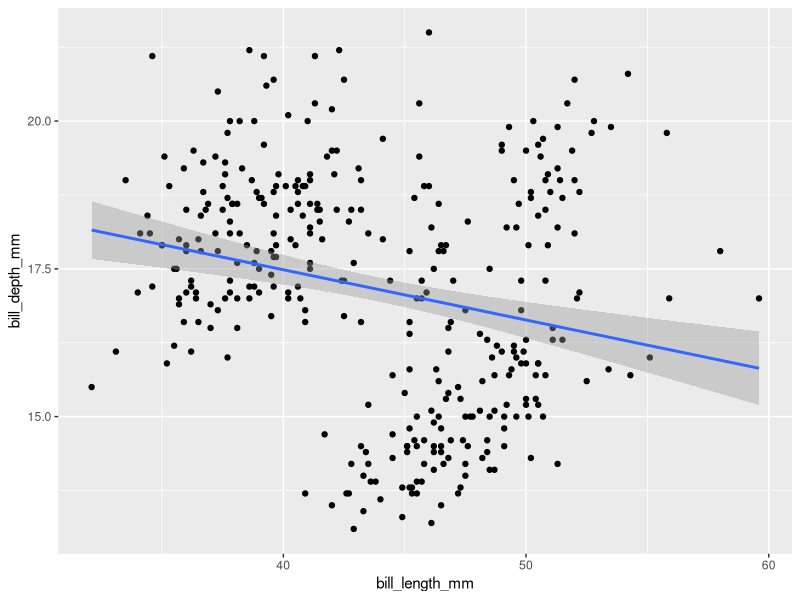
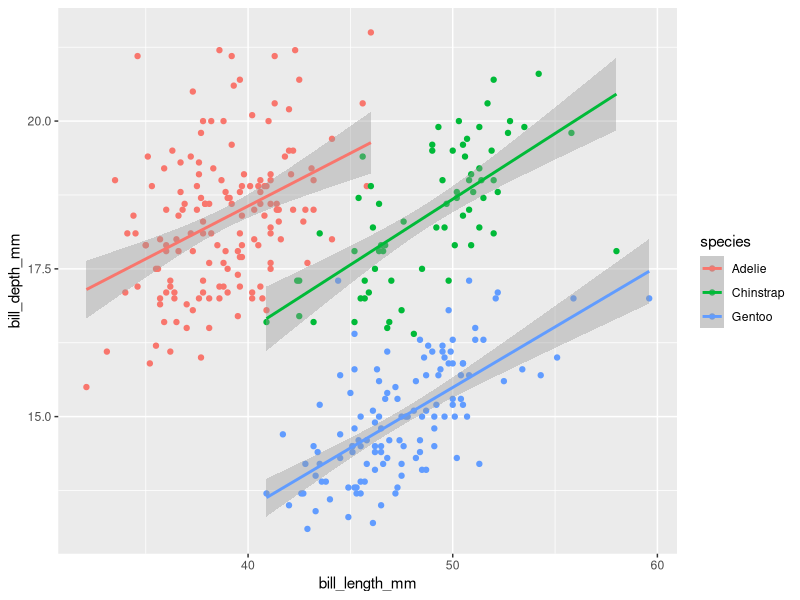
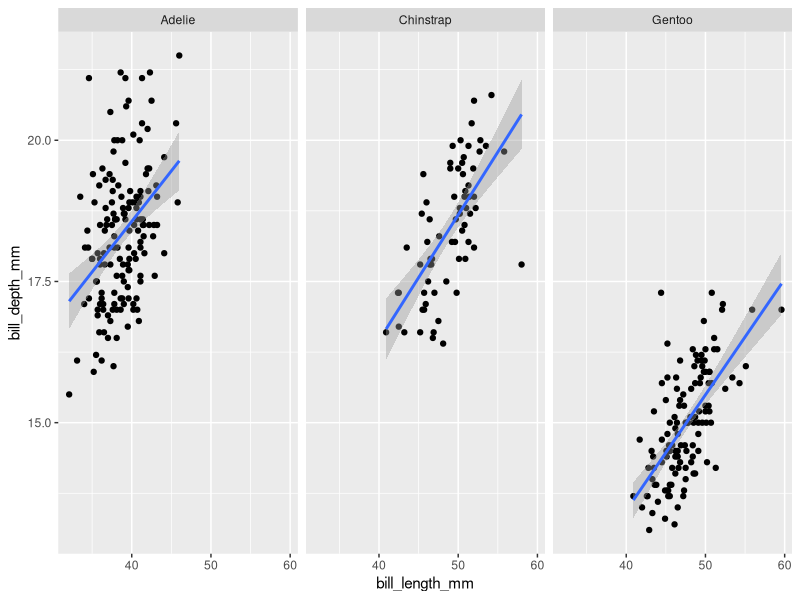
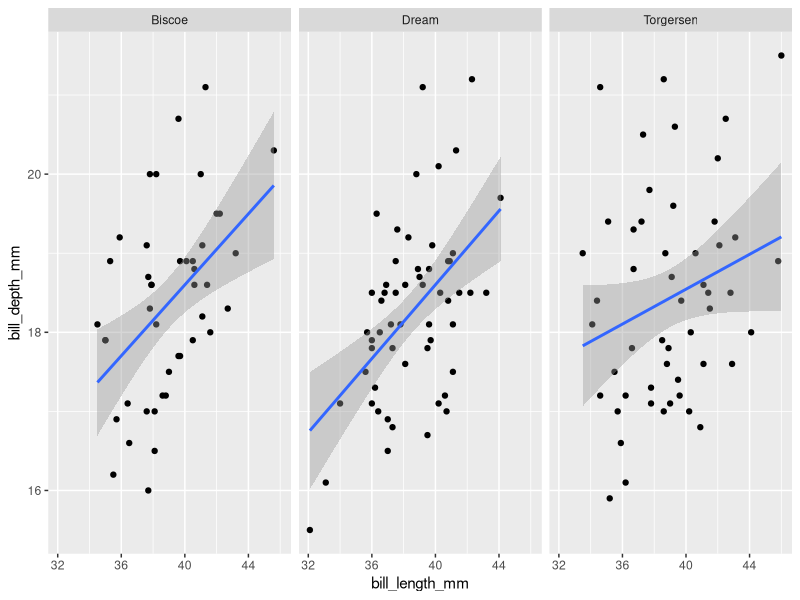
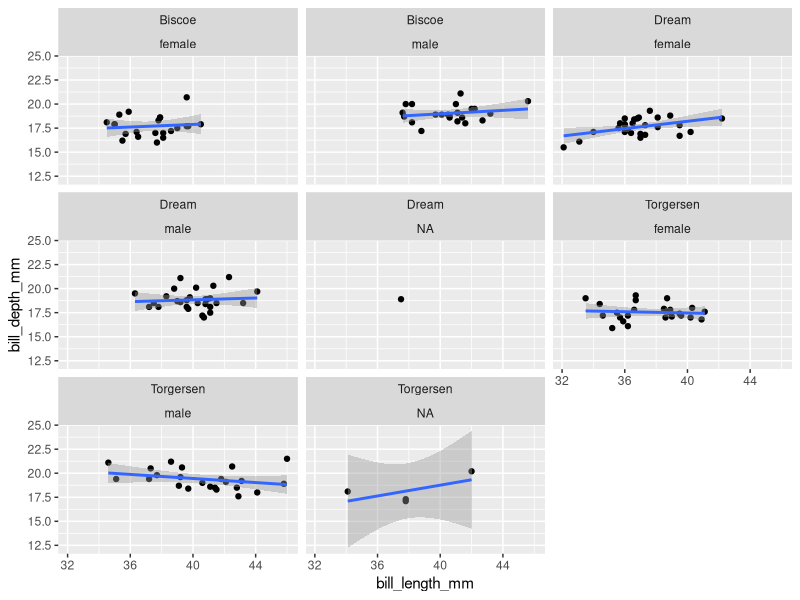
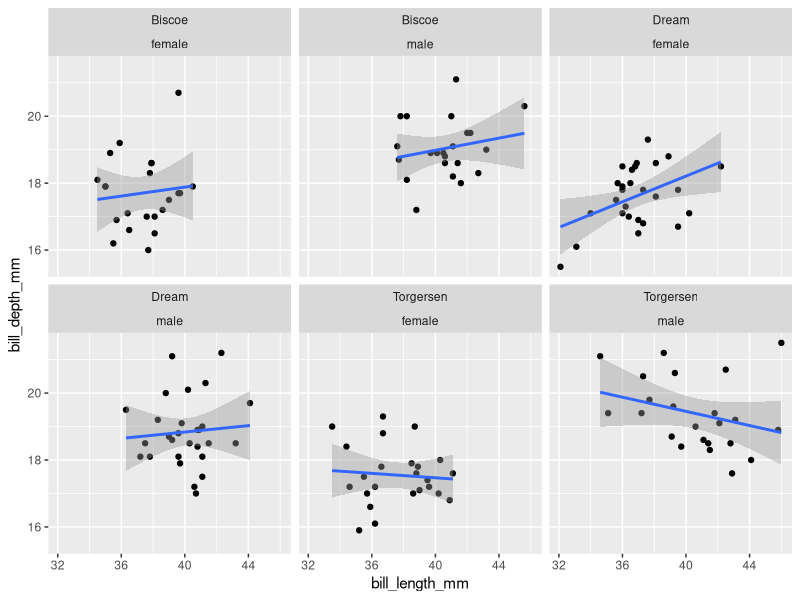
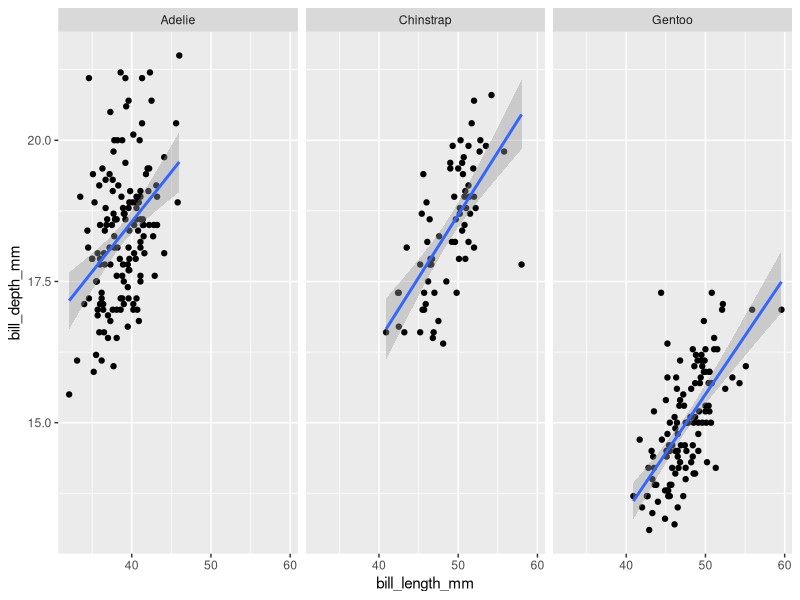
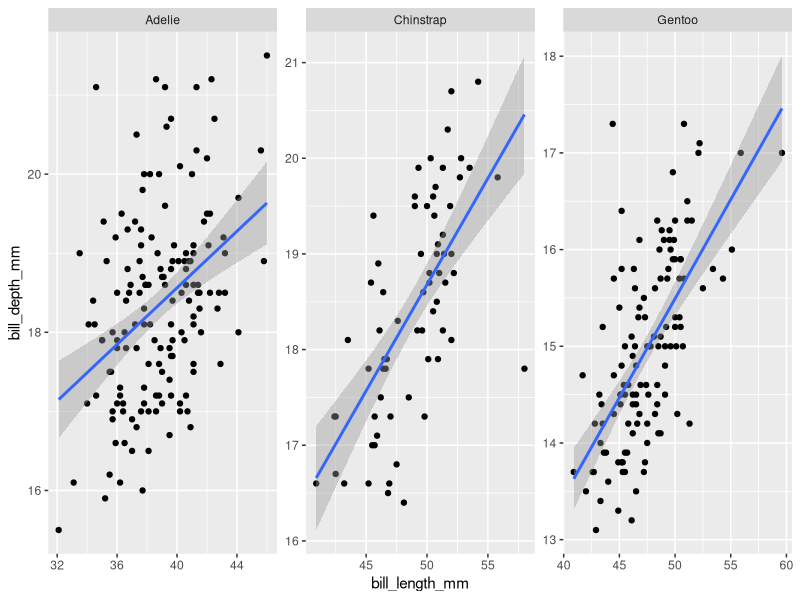

The R script that drew these images, in order:
## ---- chunk 1
library(palmerpenguins)
library(tidyverse)
## ---- chunk 2
head(penguins)
summary(penguins)
## ---- chunk 3
penguins %>% 
  ggplot(aes(x = bill_length_mm, y = bill_depth_mm)) +
  geom_point() +
  geom_smooth(method = "lm")
## ---- chunk 4
penguins %>% 
  ggplot(aes(x = bill_length_mm, y = bill_depth_mm, color = species)) +
  geom_point() +
  geom_smooth(method = "lm")
## ---- chunk 5
penguins %>% 
  ggplot(aes(x = bill_length_mm, y = bill_depth_mm)) +
  geom_point() +
  geom_smooth(method = "lm") +
  facet_wrap("species")

## ---- chunk 6
penguins %>%
  filter(species == "Adelie") %>%
  ggplot(aes(x = bill_length_mm, y = bill_depth_mm)) +
  geom_point() +
  geom_smooth(method = "lm") +
  facet_wrap("island")
## ---- chunk 7
penguins %>% 
  filter(species == "Adelie") %>%
  ggplot(aes(x = bill_length_mm, y = bill_depth_mm)) +
  geom_point() +
  geom_smooth(method = "lm") +
  facet_wrap(c("island", "sex"))
## ---- chunk 8
penguins %>% 
  drop_na() %>%
  filter(species == "Adelie") %>%
  ggplot(aes(x = bill_length_mm, y = bill_depth_mm)) +
  geom_point() +
  geom_smooth(method = "lm") +
  facet_wrap(c("island", "sex"))
## ---- chunk 9
penguins %>% 
  drop_na() %>%
  ggplot(aes(x = bill_length_mm, y = bill_depth_mm)) +
  geom_point() +
  geom_smooth(method = "lm") +
  facet_wrap("species")
## ---- chunk 10
penguins %>% 
  ggplot(aes(x = bill_length_mm, y = bill_depth_mm)) +
  geom_point() +
  geom_smooth(method = "lm") +
  facet_wrap("species", scales = "free")
## ---- chunk 11
penguins %>% 
  drop_na() %>%
  filter(species == "Adelie") %>%
  ggplot(aes(x = bill_length_mm, y = bill_depth_mm)) +
  geom_point() +
  geom_smooth(method = "lm") +
  facet_grid(rows = vars(sex), cols = vars(island))

## ---- chunk 12
penguins %>% 
  drop_na() %>%
  filter(species == "Adelie") %>%
  ggplot(aes(x = bill_length_mm, y = bill_depth_mm)) +
  geom_point() +
  geom_smooth(method = "lm") +
  facet_wrap(c("island", "sex"))

## ---- chunk 13
library(patchwork)
## ---- chunk 14
avg_island_lgth <- penguins %>%
  drop_na() %>%
  group_by(island) %>%
  summarize("mean_bill_length" = mean(bill_length_mm)) %>%
  ggplot(aes(x = island, y = mean_bill_length)) +
  geom_col() +
  ggtitle("Average Penguin Bill Length")

mass_by_sex <- penguins %>%
  drop_na() %>%
  ggplot(aes(x = sex, y = body_mass_g)) +
  geom_boxplot() +
  ggtitle("Effect of Sex on Penguin Size")

lgth_by_depth <- penguins %>% 
  drop_na() %>%
  ggplot(aes(x = bill_length_mm, y = bill_depth_mm)) +
  geom_point() +
  geom_smooth(method = "lm") +
  facet_wrap("species") +
  ggtitle("Relationship Between Bill Length and Bill Depth")
## ---- chunk 15
lgth_by_depth / (avg_island_lgth + mass_by_sex)
## ---- chunk 16
bill_flipper <- penguins %>%
  drop_na() %>%
  ggplot(aes(x = bill_length_mm, y = flipper_length_mm)) +
  geom_point() +
  facet_wrap("species") +
  geom_smooth(method = "lm") +
  theme_classic() +
  labs(title = "Relationship Between Bill Length and Flipper Length",
       x = "Bill Length (mm)",
       y = "Flipper Length (mm)")
  
mass_yr <- penguins %>%
  drop_na() %>%
  mutate("year" = as.character(year)) %>%
  ggplot(aes(x = year, y = body_mass_g)) +
  geom_boxplot() + 
  theme_classic() +
  labs(title = "Penguin Size Over Time",
       x = "Body Mass (g)",
       y = "Year")

bill_flipper / mass_yr + 
  plot_annotation(tag_levels = 'A')

